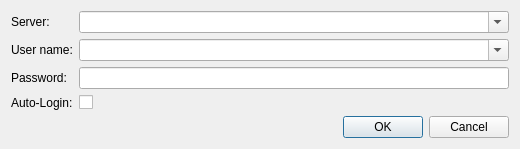
<?xml version="1.0" encoding="UTF-8"?>
<ui version="4.0">
 <class>LoginDialog</class>
 <widget class="QDialog" name="LoginDialog">
  <property name="geometry">
   <rect>
    <x>0</x>
    <y>0</y>
    <width>360</width>
    <height>146</height>
   </rect>
  </property>
  <property name="sizePolicy">
   <sizepolicy hsizetype="MinimumExpanding" vsizetype="MinimumExpanding">
    <horstretch>0</horstretch>
    <verstretch>0</verstretch>
   </sizepolicy>
  </property>
  <property name="windowTitle">
   <string>Login</string>
  </property>
  <property name="modal">
   <bool>true</bool>
  </property>
  <layout class="QVBoxLayout" name="verticalLayout">
   <item>
    <layout class="QFormLayout" name="formLayout">
     <item row="1" column="0">
      <widget class="QLabel" name="userNameLabel">
       <property name="text">
        <string>User name:</string>
       </property>
      </widget>
     </item>
     <item row="1" column="1">
      <widget class="QComboBox" name="userNameComboBox">
       <property name="editable">
        <bool>true</bool>
       </property>
       <property name="minimumContentsLength">
        <number>50</number>
       </property>
      </widget>
     </item>
     <item row="2" column="0">
      <widget class="QLabel" name="passwordLabel">
       <property name="text">
        <string>Password:</string>
       </property>
      </widget>
     </item>
     <item row="2" column="1">
      <widget class="QLineEdit" name="passwordLineEdit">
       <property name="echoMode">
        <enum>QLineEdit::Password</enum>
       </property>
      </widget>
     </item>
     <item row="3" column="0">
      <widget class="QLabel" name="autoLoginLabel">
       <property name="text">
        <string>Auto-Login:</string>
       </property>
      </widget>
     </item>
     <item row="3" column="1">
      <widget class="QCheckBox" name="autoLoginCheckBox"/>
     </item>
     <item row="0" column="0">
      <widget class="QLabel" name="serverLabel">
       <property name="text">
        <string>Server:</string>
       </property>
      </widget>
     </item>
     <item row="0" column="1">
      <widget class="QComboBox" name="serverComboBox">
       <property name="editable">
        <bool>true</bool>
       </property>
       <property name="minimumContentsLength">
        <number>50</number>
       </property>
      </widget>
     </item>
    </layout>
   </item>
   <item>
    <widget class="QDialogButtonBox" name="buttonBox">
     <property name="orientation">
      <enum>Qt::Horizontal</enum>
     </property>
     <property name="standardButtons">
      <set>QDialogButtonBox::Cancel|QDialogButtonBox::Ok</set>
     </property>
    </widget>
   </item>
  </layout>
 </widget>
 <resources/>
 <connections>
  <connection>
   <sender>buttonBox</sender>
   <signal>accepted()</signal>
   <receiver>LoginDialog</receiver>
   <slot>accept()</slot>
   <hints>
    <hint type="sourcelabel">
     <x>248</x>
     <y>254</y>
    </hint>
    <hint type="destinationlabel">
     <x>157</x>
     <y>274</y>
    </hint>
   </hints>
  </connection>
  <connection>
   <sender>buttonBox</sender>
   <signal>rejected()</signal>
   <receiver>LoginDialog</receiver>
   <slot>reject()</slot>
   <hints>
    <hint type="sourcelabel">
     <x>316</x>
     <y>260</y>
    </hint>
    <hint type="destinationlabel">
     <x>286</x>
     <y>274</y>
    </hint>
   </hints>
  </connection>
 </connections>
</ui>
